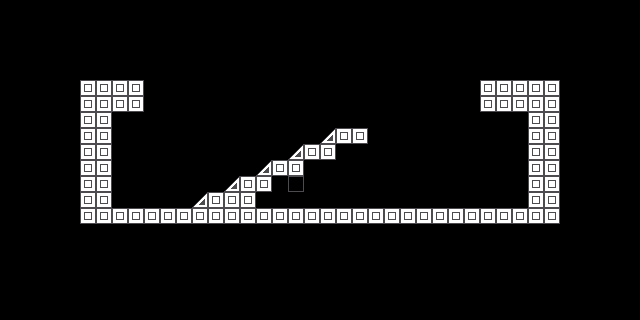

Rendered tile map (Tiled .tmx) drawn with the repository's tilesets; below, a short description and the full map source, tile grids included:
An orthogonal 40x20 tile map with 16x16 px tiles, 1 tile layer (Tile Layer 1), 1 hidden layer not drawn, 2 tilesets and 22 objects.

<map version="1.10" tiledversion="1.11.1" orientation="orthogonal" renderorder="right-down" width="40" height="20" tilewidth="16" tileheight="16" infinite="0" nextlayerid="6" nextobjectid="37">
 <editorsettings>
  <export target="map4.lua" format="lua" />
 </editorsettings>
 <tileset firstgid="1" name="block" tilewidth="16" tileheight="16" tilecount="4" columns="1">
  <image source="../tilesets/block.png" width="16" height="64" />
  <tile id="0">
   <properties>
    <property name="collidable" type="bool" value="true" />
   </properties>
  </tile>
  <tile id="2">
   <objectgroup draworder="index" id="2">
    <object id="2" x="0" y="16">
     <properties>
      <property name="collidable" type="bool" value="true" />
     </properties>
     <polygon points="0,0 16,-16 16,0" />
    </object>
   </objectgroup>
  </tile>
  <tile id="3">
   <objectgroup draworder="index" id="2">
    <object id="1" x="0" y="0">
     <properties>
      <property name="collidable" type="bool" value="true" />
     </properties>
     <polygon points="0,0 16,16 0,16" />
    </object>
   </objectgroup>
  </tile>
 </tileset>
 <tileset firstgid="5" name="spring" tilewidth="16" tileheight="16" tilecount="16" columns="4">
  <image source="../tilesets/spring.png" width="64" height="64" />
  <tile id="0">
   <animation>
    <frame tileid="0" duration="100" />
    <frame tileid="1" duration="100" />
    <frame tileid="2" duration="100" />
    <frame tileid="3" duration="100" />
   </animation>
  </tile>
  <tile id="4">
   <animation>
    <frame tileid="4" duration="100" />
    <frame tileid="5" duration="100" />
    <frame tileid="6" duration="100" />
    <frame tileid="7" duration="100" />
   </animation>
  </tile>
  <tile id="8">
   <animation>
    <frame tileid="8" duration="100" />
    <frame tileid="9" duration="100" />
    <frame tileid="10" duration="100" />
    <frame tileid="11" duration="100" />
   </animation>
  </tile>
  <tile id="12">
   <animation>
    <frame tileid="12" duration="100" />
    <frame tileid="13" duration="100" />
    <frame tileid="14" duration="100" />
    <frame tileid="15" duration="100" />
   </animation>
  </tile>
 </tileset>
 <layer id="1" name="Tile Layer 1" width="40" height="20">
  <data encoding="csv">
0,0,0,0,0,0,0,0,0,0,0,0,0,0,0,0,0,0,0,0,0,0,0,0,0,0,0,0,0,0,0,0,0,0,0,0,0,0,0,0,
0,0,0,0,0,0,0,0,0,0,0,0,0,0,0,0,0,0,0,0,0,0,0,0,0,0,0,0,0,0,0,0,0,0,0,0,0,0,0,0,
0,0,0,0,0,0,0,0,0,0,0,0,0,0,0,0,0,0,0,0,0,0,0,0,0,0,0,0,0,0,0,0,0,0,0,0,0,0,0,0,
0,0,0,0,0,0,0,0,0,0,0,0,0,0,0,0,0,0,0,0,0,0,0,0,0,0,0,0,0,0,0,0,0,0,0,0,0,0,0,0,
0,0,0,0,0,0,0,0,0,0,0,0,0,0,0,0,0,0,0,0,0,0,0,0,0,0,0,0,0,0,0,0,0,0,0,0,0,0,0,0,
0,0,0,0,0,1,1,1,1,0,0,0,0,0,0,0,0,0,0,0,0,0,0,0,0,0,0,0,0,0,1,1,1,1,1,0,0,0,0,0,
0,0,0,0,0,1,1,1,1,0,0,0,0,0,0,0,0,0,0,0,0,0,0,0,0,0,0,0,0,0,1,1,1,1,1,0,0,0,0,0,
0,0,0,0,0,1,1,0,0,0,0,0,0,0,0,0,0,0,0,0,0,0,0,0,0,0,0,0,0,0,0,0,0,1,1,0,0,0,0,0,
0,0,0,0,0,1,1,0,0,0,0,0,0,0,0,0,0,0,0,0,3,1,1,0,0,0,0,0,0,0,0,0,0,1,1,0,0,0,0,0,
0,0,0,0,0,1,1,0,0,0,0,0,0,0,0,0,0,0,3,1,1,0,0,0,0,0,0,0,0,0,0,0,0,1,1,0,0,0,0,0,
0,0,0,0,0,1,1,0,0,0,0,0,0,0,0,0,3,1,1,0,0,0,0,0,0,0,0,0,0,0,0,0,0,1,1,0,0,0,0,0,
0,0,0,0,0,1,1,0,0,0,0,0,0,0,3,1,1,0,2,0,0,0,0,0,0,0,0,0,0,0,0,0,0,1,1,0,0,0,0,0,
0,0,0,0,0,1,1,0,0,0,0,0,3,1,1,1,0,0,0,0,0,0,0,0,0,0,0,0,0,0,0,0,0,1,1,0,0,0,0,0,
0,0,0,0,0,1,1,1,1,1,1,1,1,1,1,1,1,1,1,1,1,1,1,1,1,1,1,1,1,1,1,1,1,1,1,0,0,0,0,0,
0,0,0,0,0,0,0,0,0,0,0,0,0,0,0,0,0,0,0,0,0,0,0,0,0,0,0,0,0,0,0,0,0,0,0,0,0,0,0,0,
0,0,0,0,0,0,0,0,0,0,0,0,0,0,0,0,0,0,0,0,0,0,0,0,0,0,0,0,0,0,0,0,0,0,0,0,0,0,0,0,
0,0,0,0,0,0,0,0,0,0,0,0,0,0,0,0,0,0,0,0,0,0,0,0,0,0,0,0,0,0,0,0,0,0,0,0,0,0,0,0,
0,0,0,0,0,0,0,0,0,0,0,0,0,0,0,0,0,0,0,0,0,0,0,0,0,0,0,0,0,0,0,0,0,0,0,0,0,0,0,0,
0,0,0,0,0,0,0,0,0,0,0,0,0,0,0,0,0,0,0,0,0,0,0,0,0,0,0,0,0,0,0,0,0,0,0,0,0,0,0,0,
0,0,0,0,0,0,0,0,0,0,0,0,0,0,0,0,0,0,0,0,0,0,0,0,0,0,0,0,0,0,0,0,0,0,0,0,0,0,0,0
</data>
 </layer>
 <layer id="5" name="accesseries" width="40" height="20" visible="0">
  <data encoding="csv">
0,0,0,0,0,0,0,0,0,0,0,0,0,0,0,0,0,0,0,0,0,0,0,0,0,0,0,0,0,0,0,0,0,0,0,0,0,0,0,0,
0,0,0,0,0,0,0,0,0,0,0,0,0,0,0,0,0,0,0,0,0,0,0,0,0,0,0,0,0,0,0,0,0,0,0,0,0,0,0,0,
0,0,0,0,0,0,0,0,0,0,0,0,0,0,0,0,0,0,0,0,0,0,0,0,0,0,0,0,0,0,0,0,0,0,0,0,0,0,0,0,
0,0,0,0,0,0,0,0,0,0,0,0,0,0,0,0,0,0,0,0,0,0,0,0,0,0,0,0,0,0,0,0,0,0,0,0,0,0,0,0,
0,0,0,0,0,0,0,0,0,0,0,0,0,0,0,0,0,0,0,0,0,0,0,0,0,0,0,0,0,0,0,0,0,0,0,0,0,0,0,0,
0,0,0,0,0,0,0,0,0,0,0,0,0,0,0,0,0,0,0,0,0,0,0,0,0,0,0,0,0,0,0,0,0,0,0,0,0,0,0,0,
0,0,0,0,0,0,0,0,0,0,0,0,0,0,0,0,0,0,0,0,0,0,0,0,0,0,0,0,0,0,0,0,0,0,0,0,0,0,0,0,
0,0,0,0,0,0,0,0,0,0,0,0,0,0,0,0,0,0,0,0,0,0,0,0,0,0,0,0,0,0,0,0,0,0,0,0,0,0,0,0,
0,0,0,0,0,0,0,0,0,0,0,0,0,0,0,0,0,0,0,0,0,0,0,0,0,0,0,0,0,0,0,0,0,0,0,0,0,0,0,0,
0,0,0,0,0,0,0,0,0,0,0,0,0,0,0,0,0,0,0,0,0,0,0,0,0,0,0,0,0,0,0,0,0,0,0,0,0,0,0,0,
0,0,0,0,0,0,0,0,0,0,0,0,0,0,0,0,0,0,0,0,0,0,0,0,0,0,0,0,0,0,0,0,0,0,0,0,0,0,0,0,
0,0,0,0,0,0,0,0,0,0,0,0,0,0,0,0,0,0,0,0,0,0,0,0,0,0,0,0,0,0,0,0,0,0,0,0,0,0,0,0,
0,0,0,0,0,0,0,0,0,0,0,0,0,0,0,0,0,0,0,0,0,0,0,0,0,0,0,0,0,0,0,0,9,0,0,0,0,0,0,0,
0,0,0,0,0,0,0,0,0,0,0,0,0,0,0,0,0,0,0,0,0,0,0,0,0,0,0,0,0,0,0,0,0,0,0,0,0,0,0,0,
0,0,0,0,0,0,0,0,0,0,0,0,0,0,0,0,0,0,0,0,0,0,0,0,0,0,0,0,0,0,0,0,0,0,0,0,0,0,0,0,
0,0,0,0,0,0,0,0,0,0,0,0,0,0,0,0,0,0,0,0,0,0,0,0,0,0,0,0,0,0,0,0,0,0,0,0,0,0,0,0,
0,0,0,0,0,0,0,0,0,0,0,0,0,0,0,0,0,0,0,0,0,0,0,0,0,0,0,0,0,0,0,0,0,0,0,0,0,0,0,0,
0,0,0,0,0,0,0,0,0,0,0,0,0,0,0,0,0,0,0,0,0,0,0,0,0,0,0,0,0,0,0,0,0,0,0,0,0,0,0,0,
0,0,0,0,0,0,0,0,0,0,0,0,0,0,0,0,0,0,0,0,0,0,0,0,0,0,0,0,0,0,0,0,0,0,0,0,0,0,0,0,
0,0,0,0,0,0,0,0,0,0,0,0,0,0,0,0,0,0,0,0,0,0,0,0,0,0,0,0,0,0,0,0,0,0,0,0,0,0,0,0
</data>
 </layer>
 <objectgroup id="2" name="Walls">
  <object id="2" x="80" y="80" width="64" height="32" />
  <object id="3" x="80" y="112" width="32" height="96" />
  <object id="4" x="80" y="208" width="480" height="16" />
  <object id="5" x="528" y="112" width="32" height="96" />
  <object id="6" x="480" y="80" width="80" height="32" />
  <object id="7" x="208" y="192" width="48" height="16" />
  <object id="13" x="192" y="208">
   <polygon points="0,0 16,-16 16,0" />
  </object>
  <object id="14" x="224" y="192">
   <polygon points="0,0 16,-16 16,0" />
  </object>
  <object id="28" x="256" y="176">
   <polygon points="0,0 16,-16 16,0" />
  </object>
  <object id="29" x="288" y="160">
   <polygon points="0,0 16,-16 16,0" />
  </object>
  <object id="30" x="320" y="144">
   <polygon points="0,0 16,-16 16,0" />
  </object>
  <object id="32" x="240" y="176" width="32" height="16" />
  <object id="33" x="272" y="160" width="32" height="16" />
  <object id="34" x="304" y="144" width="32" height="16" />
  <object id="35" x="336" y="128" width="32" height="16" />
 </objectgroup>
 <objectgroup id="3" name="Obs">
  <object id="17" x="176" y="96" width="16" height="112">
   <properties>
    <property name="color" value="red" />
    <property name="type" value="wall" />
   </properties>
  </object>
  <object id="18" x="336" y="64" width="32" height="144">
   <properties>
    <property name="color" value="blue" />
    <property name="type" value="wall" />
   </properties>
  </object>
  <object id="19" x="464" y="80" width="16" height="80">
   <properties>
    <property name="color" value="green" />
    <property name="type" value="wall" />
   </properties>
  </object>
  <object id="27" x="512" y="192" width="16" height="16">
   <properties>
    <property name="color" value="green" />
    <property name="dir" value="left" />
    <property name="type" value="spring" />
   </properties>
  </object>
 </objectgroup>
 <objectgroup id="4" name="Exit">
  <object id="23" x="272" y="176" width="32" height="32" />
 </objectgroup>
</map>